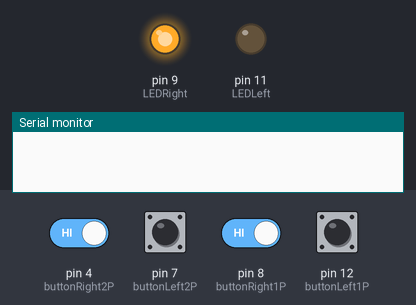
The sketch below on a simulated Arduino Uno, built with avr-gcc and run on an emulated ATmega328P. Parts: output pins drawn as LEDs (lit = HIGH), the last lines printed to the serial monitor. The test bench sets the inputs (shaded band); at power-on: pin 4 (buttonRight2P), pin 7 (buttonLeft2P), pin 8 (buttonRight1P), pin 12 (buttonLeft1P) HIGH. Random numbers use the default seed unless the sketch sets one.

Above: at 3.6 s.
3.7 s: pin 4 (buttonRight2P) driven LOW and pin 8 (buttonRight1P) driven LOW
At 4.7 s:
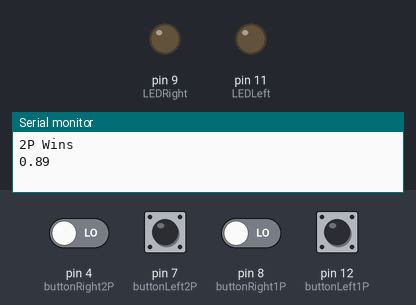
At 9.2 s:
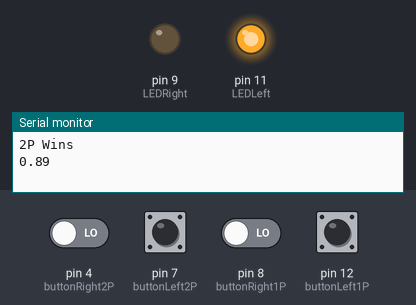
Timing chart, 0 to 10.7 s (numbered marks = the images above; inputs shaded):
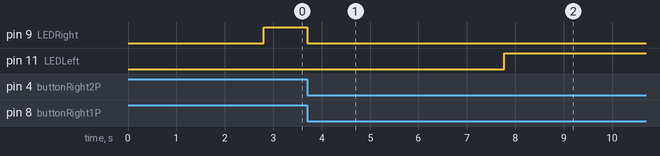

The sketch:

Reaction2P.ino
```cpp
int buttonLeft1P = 12;
int buttonRight1P = 8;
int buttonLeft2P = 7;
int buttonRight2P = 4;
int LEDLeft = 11;
int LEDRight = 9;
boolean LEDLeftIndicator;
boolean LEDRightIndicator;
boolean buttonPressed1P;
boolean buttonPressed2P;
int LEDDelay;
int chooseLED;
double startTimer;
double endTimer1P;
double endTimer2P;
double singleTimer1P;
double singleTimer2P;
double totalTimer1P;
double totalTimer2P;
double averageTimer1P;
double averageTimer2P;
int score1P;
int score2P;
int counter;

void setup(){
  Serial.begin(9600);
  pinMode(buttonLeft1P, INPUT);
  pinMode(buttonLeft2P, INPUT);
  pinMode(buttonRight1P, INPUT);
  pinMode(buttonRight2P, INPUT);
  pinMode(LEDLeft, OUTPUT);
  pinMode(LEDRight, OUTPUT);
  LEDLeftIndicator = false;
  LEDRightIndicator = false;
  totalTimer1P = 0;
  totalTimer2P = 0;
  singleTimer1P = 0;
  singleTimer2P = 0;
  averageTimer1P = 0;
  averageTimer2P = 0;
  score1P = 0;
  score2P = 0;
  chooseLED = 0;
  counter = 1;
}

void loop(){
  LEDDelay = random(2000, 6000);
  chooseLED = random(1, 3);
  startTimer = 0;
  endTimer1P = 0;
  endTimer2P = 0;
  buttonPressed1P = false;
  buttonPressed2P = false;
  delay(LEDDelay);
  startTimer = millis();
  if(chooseLED == 1){
    digitalWrite(LEDLeft, HIGH);
    LEDLeftIndicator = true;
    while(buttonPressed1P != true || buttonPressed2P != true){
      if(digitalRead(buttonLeft1P) == LOW && buttonPressed1P == false){
        endTimer1P = millis();
        singleTimer1P = endTimer1P - startTimer;
        totalTimer1P = totalTimer1P + singleTimer1P;
        averageTimer1P = totalTimer1P / counter;
        buttonPressed1P = true;
      }
      if(digitalRead(buttonLeft2P) == LOW && buttonPressed2P == false){
        endTimer2P = millis();
        singleTimer2P = endTimer2P - startTimer;
        totalTimer2P = totalTimer2P + singleTimer2P;
        averageTimer2P = totalTimer2P / counter;
        buttonPressed2P = true;
      }
    }
    digitalWrite(LEDLeft, LOW);
  }
  if(chooseLED == 2){
    digitalWrite(LEDRight, HIGH);
    LEDRightIndicator = true;
    while(buttonPressed1P != true || buttonPressed2P != true){
      if(digitalRead(buttonRight1P) == LOW && buttonPressed1P == false){
        endTimer1P = millis();
        singleTimer1P = endTimer1P - startTimer;
        totalTimer1P = totalTimer1P + singleTimer1P;
        averageTimer1P = totalTimer1P / counter;
        buttonPressed1P = true;
      }
      if(digitalRead(buttonRight2P) == LOW && buttonPressed2P == false){
        endTimer2P = millis();
        singleTimer2P = endTimer2P - startTimer;
        totalTimer2P = totalTimer2P + singleTimer2P;
        averageTimer2P = totalTimer2P / counter;
        buttonPressed2P = true;
      }
    }
    digitalWrite(LEDRight, LOW);
  }
  counter++;
  if(singleTimer1P<singleTimer2P){
    Serial.println("1P Wins");
    Serial.println(singleTimer1P/1000);
    Serial.println("\n");
    score1P++;
  }
  else{
    Serial.println("2P Wins");
    Serial.println(singleTimer2P/1000);
    Serial.println("\n");
    score2P++;
  }
  if(counter%6==0){
    Serial.print("Current score is: ");
    Serial.print(score1P);
    Serial.print(":");
    Serial.print(score2P);
    Serial.print("\n");
    delay(5000);
    Serial.print("Player 1 average time: ");
    Serial.println(averageTimer1P/1000);
    Serial.print("Player 2 average time: ");
    Serial.println(averageTimer2P/1000);
  }
}
```

Measured:
- after the input at 3.7 s, pin 9 (LEDRight): HIGH → LOW at once; pin 11 (LEDLeft): LOW → HIGH after 4.1 s
